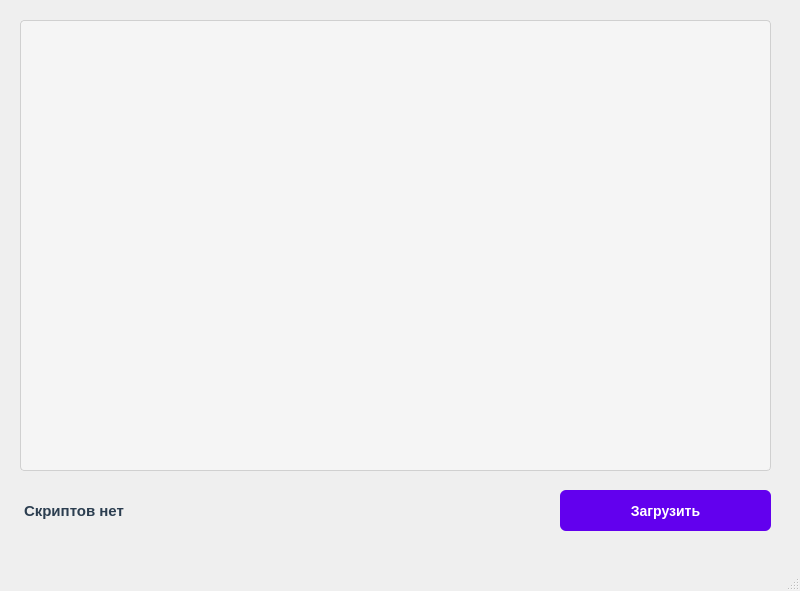
<?xml version="1.0" encoding="UTF-8"?>
<ui version="4.0">
 <class>MainWindow</class>
 <widget class="QMainWindow" name="MainWindow">
  <property name="geometry">
   <rect>
    <x>0</x>
    <y>0</y>
    <width>800</width>
    <height>591</height>
   </rect>
  </property>
  <property name="windowTitle">
   <string>MainWindow</string>
  </property>
  <property name="styleSheet">
   <string notr="true">QLabel {
    font-family: 'Segoe UI', sans-serif;
    font-size: 15px;
    color: #2c3e50;
    padding: 6px 0;
    font-weight: 500;
    qproperty-alignment: AlignLeft;
    background: transparent;
}
</string>
  </property>
  <widget class="QWidget" name="centralwidget">
   <widget class="QWidget" name="widget" native="true">
    <property name="geometry">
     <rect>
      <x>20</x>
      <y>20</y>
      <width>751</width>
      <height>451</height>
     </rect>
    </property>
    <property name="styleSheet">
     <string notr="true">QWidget {
    /* Основной фон */
    background-color: #f5f5f5;
    
    /* Границы */
    border: 1px solid #d0d0d0;
    border-radius: 4px;
    
    /* Внутренние отступы */
    padding: 5px;
    
    /* Шрифт */
    font-family: 'Segoe UI', Arial, sans-serif;
    font-size: 14px;
    color: #333333;
}</string>
    </property>
   </widget>
   <widget class="QPushButton" name="pushButton">
    <property name="geometry">
     <rect>
      <x>560</x>
      <y>490</y>
      <width>211</width>
      <height>41</height>
     </rect>
    </property>
    <property name="font">
     <font>
      <family>Segoe UI</family>
      <pointsize>-1</pointsize>
      <weight>62</weight>
      <bold>true</bold>
     </font>
    </property>
    <property name="styleSheet">
     <string notr="true">QPushButton {
    /* Основа */
    background-color: #6200EE; /* Фиолетовый (Material Design) */
    color: white;
    border: none;
    border-radius: 6px;
    padding: 10px 24px;
    font-size: 14px;
    font-weight: 500;
}

QPushButton:hover {
    background-color: #7C4DFF; /* Светлее на hover */
}

QPushButton:pressed {
    background-color: #3700B3; /* Темнее при нажатии */
}

QPushButton:disabled {
    background-color: #E0E0E0;
    color: #9E9E9E;
}</string>
    </property>
    <property name="text">
     <string>Загрузить</string>
    </property>
   </widget>
   <widget class="QLabel" name="label">
    <property name="geometry">
     <rect>
      <x>20</x>
      <y>495</y>
      <width>521</width>
      <height>31</height>
     </rect>
    </property>
    <property name="font">
     <font>
      <family>Segoe UI</family>
      <pointsize>-1</pointsize>
      <weight>62</weight>
      <bold>true</bold>
     </font>
    </property>
    <property name="text">
     <string>Скриптов нет</string>
    </property>
   </widget>
  </widget>
  <widget class="QMenuBar" name="menubar">
   <property name="geometry">
    <rect>
     <x>0</x>
     <y>0</y>
     <width>800</width>
     <height>25</height>
    </rect>
   </property>
  </widget>
  <widget class="QStatusBar" name="statusbar"/>
 </widget>
 <resources/>
 <connections/>
</ui>
